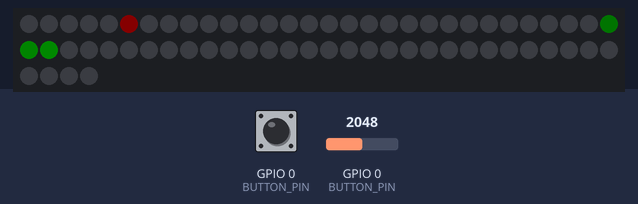
The sketch below on a simulated ESP32. Shown: 64 RGB LEDs in strip order, left to right, continuing on the next row. The test bench sets the inputs (shaded band); at power-on: GPIO 0 (BUTTON_PIN) HIGH, GPIO 0 (BUTTON_PIN) = 2048. Dim RGB values are drawn brighter than linear; random numbers use the default seed unless the sketch sets one; what the sketch prints to the serial monitor is not drawn.

Above: at 1.7 s.
1.8 s: GPIO 0 (BUTTON_PIN) pulled LOW for 0.15 s
3.9 s: GPIO 0 (BUTTON_PIN) pulled LOW for 1 s
6.9 s: GPIO 0 (BUTTON_PIN) pulled LOW for 3.2 s
Timing chart, 0 to 9.9 s (numbered marks = the images above; inputs shaded):
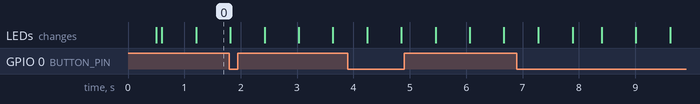

The sketch:

esp_snake.ino
```cpp
#include <FastLED.h>

// ── Config ────────────────────────────────────────────────────────────────────

#define LED_PIN    2
#define NUM_LEDS   64
#define BRIGHTNESS 10
#define BUTTON_PIN 0   // GPIO0 — the FLASH button

CRGB leds[NUM_LEDS];

// ── Snake ─────────────────────────────────────────────────────────────────────
//
//  One-button control: short press = turn right (clockwise).
//  Snake wraps around edges. Eating food grows the snake by 1.
//  On collision with own body: flash red, restart.
//  On filling the grid: flash green, restart.
//
//  Direction encoding: 0=RIGHT, 1=DOWN, 2=LEFT, 3=UP

#define SNAKE_MAX_LEN 64
#define SNAKE_STEP_MS 600

static const int8_t SNK_DR[] = { 0,  1,  0, -1};
static const int8_t SNK_DC[] = { 1,  0, -1,  0};

int8_t  snkRow[SNAKE_MAX_LEN];
int8_t  snkCol[SNAKE_MAX_LEN];
int     snkLen     = 0;
int     snkDir     = 0;
int     snkNextDir = 0;
int8_t  snkFoodR   = 0;
int8_t  snkFoodC   = 0;
int     snkScore   = 0;
unsigned long snkLastStepMs = 0;

bool snkOnBody(int r, int c, int checkLen) {
    for (int i = 0; i < checkLen; i++)
        if (snkRow[i] == r && snkCol[i] == c) return true;
    return false;
}

void snkPlaceFood() {
    if (snkLen >= SNAKE_MAX_LEN) return;
    do {
        snkFoodR = random(8);
        snkFoodC = random(8);
    } while (snkOnBody(snkFoodR, snkFoodC, snkLen));
}

void resetSnake() {
    snkLen     = 3;
    snkRow[0]  = 3; snkCol[0] = 5;   // head
    snkRow[1]  = 3; snkCol[1] = 4;
    snkRow[2]  = 3; snkCol[2] = 3;   // tail
    snkDir     = 0;   // RIGHT
    snkNextDir = 0;
    snkScore   = 0;
    snkLastStepMs = 0;
    randomSeed(analogRead(0));
    snkPlaceFood();
}

void snkDisplay() {
    FastLED.clear();
    leds[snkFoodR * 8 + snkFoodC] = CRGB(200, 0, 0);
    for (int i = snkLen - 1; i >= 0; i--) {
        uint8_t g = (i == 0) ? 255
                  : (snkLen > 1) ? map(i, 1, snkLen - 1, 180, 40) : 180;
        leds[snkRow[i] * 8 + snkCol[i]] = CRGB(0, g, 0);
    }
    FastLED.show();
}

void snkFlash(CRGB col, int times, int onMs, int offMs) {
    for (int f = 0; f < times; f++) {
        fill_solid(leds, NUM_LEDS, col);
        FastLED.show(); delay(onMs);
        FastLED.clear();
        FastLED.show(); delay(offMs);
    }
}

void runSnake() {
    if (millis() - snkLastStepMs < SNAKE_STEP_MS) { delay(10); return; }
    snkLastStepMs = millis();

    if (snkNextDir != (snkDir + 2) % 4) snkDir = snkNextDir;

    int nr = (snkRow[0] + SNK_DR[snkDir] + 8) % 8;
    int nc = (snkCol[0] + SNK_DC[snkDir] + 8) % 8;

    if (snkOnBody(nr, nc, snkLen - 1)) {
        Serial.printf("Snake died! Score: %d\n", snkScore);
        snkFlash(CRGB(150, 0, 0), 3, 200, 150);
        resetSnake();
        return;
    }

    bool ate = (nr == snkFoodR && nc == snkFoodC);
    if (ate && snkLen < SNAKE_MAX_LEN) snkLen++;

    for (int i = snkLen - 1; i > 0; i--) {
        snkRow[i] = snkRow[i - 1];
        snkCol[i] = snkCol[i - 1];
    }
    snkRow[0] = nr;
    snkCol[0] = nc;

    if (ate) {
        snkScore++;
        Serial.printf("Score: %d\n", snkScore);
        if (snkLen >= SNAKE_MAX_LEN) {
            Serial.println("Snake wins!");
            snkFlash(CRGB(0, 150, 0), 5, 300, 200);
            resetSnake();
            return;
        }
        snkPlaceFood();
    }

    snkDisplay();
}

// ── Button ────────────────────────────────────────────────────────────────────
//
//  Short press (< 1500ms): turn right (clockwise)
//  Long press (>= 1500ms): restart game

void checkButton() {
    static unsigned long pressedAt = 0;
    static bool wasDown            = false;
    static bool actionTaken        = false;

    bool down = (digitalRead(BUTTON_PIN) == LOW);

    if (down && !wasDown) {
        pressedAt   = millis();
        wasDown     = true;
        actionTaken = false;
    }

    if (down && !actionTaken && millis() - pressedAt >= 1500) {
        actionTaken = true;
        Serial.println("Long press: restarting");
        resetSnake();
    }

    if (!down && wasDown) {
        unsigned long held = millis() - pressedAt;
        wasDown = false;
        if (!actionTaken && held >= 50) {
            snkNextDir = (snkDir + 1) % 4;
        }
    }
}

// ── Setup / Loop ──────────────────────────────────────────────────────────────

void setup() {
    Serial.begin(115200);
    delay(500);
    Serial.println("\n=== Snake ===");
    Serial.println("Short press: turn right");
    Serial.println("Long press:  restart");

    pinMode(BUTTON_PIN, INPUT_PULLUP);

    FastLED.addLeds<WS2812B, LED_PIN, GRB>(leds, NUM_LEDS);
    FastLED.setBrightness(BRIGHTNESS);
    FastLED.clear();
    FastLED.show();

    resetSnake();
}

void loop() {
    checkButton();
    runSnake();
}
```
